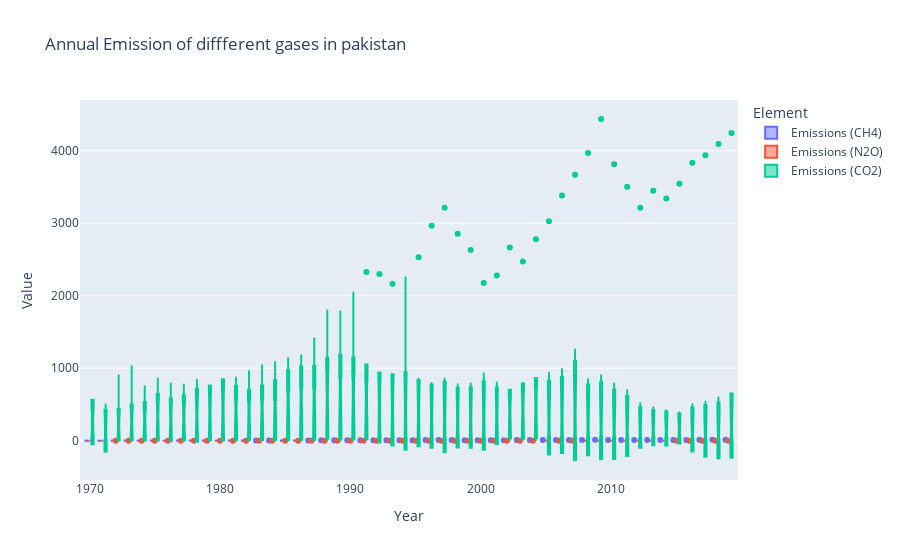

Notebook code cell kept with this figure:
### Markdown cell above
# Annual Emission of diffferent gases in pakistan

### Code cell
import plotly.express as px
df4= pd.read_csv("POL.csv")
fig = px.box(df4, x="Year", y="Value", color="Element", notched=True ,title='Annual Emission of diffferent gases in pakistan')
fig.show()

### Figure 1 — Plotly figure (JSON) as saved in the notebook; plotly's stock layout.template omitted (floating-point values rounded to 4 significant figures; data arrays with more than 128 entries replaced by an {"elided": "..."} marker saying what was removed)
{"data": [{"alignmentgroup": "True", "hovertemplate": "Element=Emissions (CH4)<br>Year=%{x}<br>Value=%{y}<extra></extra>", "legendgroup": "Emissions (CH4)", "marker": {"color": "#636efa"}, "name": "Emissions (CH4)", "notched": true, "offsetgroup": "Emissions (CH4)", "orientation": "v", "showlegend": true, "type": "box", "x": {"elided": "342 int values"}, "x0": " ", "xaxis": "x", "y": {"elided": "342 float values"}, "y0": " ", "yaxis": "y"}, {"alignmentgroup": "True", "hovertemplate": "Element=Emissions (N2O)<br>Year=%{x}<br>Value=%{y}<extra></extra>", "legendgroup": "Emissions (N2O)", "marker": {"color": "#EF553B"}, "name": "Emissions (N2O)", "notched": true, "offsetgroup": "Emissions (N2O)", "orientation": "v", "showlegend": true, "type": "box", "x": {"elided": "342 int values"}, "x0": " ", "xaxis": "x", "y": {"elided": "342 float values"}, "y0": " ", "yaxis": "y"}, {"alignmentgroup": "True", "hovertemplate": "Element=Emissions (CO2)<br>Year=%{x}<br>Value=%{y}<extra></extra>", "legendgroup": "Emissions (CO2)", "marker": {"color": "#00cc96"}, "name": "Emissions (CO2)", "notched": true, "offsetgroup": "Emissions (CO2)", "orientation": "v", "showlegend": true, "type": "box", "x": {"elided": "342 int values"}, "x0": " ", "xaxis": "x", "y": {"elided": "342 float values"}, "y0": " ", "yaxis": "y"}], "layout": {"boxmode": "group", "legend": {"title": {"text": "Element"}, "tracegroupgap": 0}, "title": {"text": "Annual Emission of diffferent gases in pakistan"}, "xaxis": {"anchor": "y", "domain": [0, 1], "title": {"text": "Year"}}, "yaxis": {"anchor": "x", "domain": [0, 1], "title": {"text": "Value"}}}}
